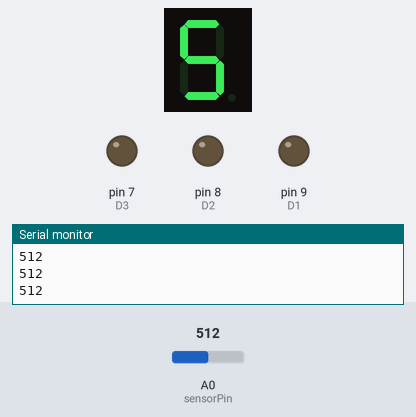
This sketch was run on a simulated Arduino Uno, built with avr-gcc and run on an emulated ATmega328P. Shown: 1-digit seven-segment display, output pins drawn as LEDs (lit = HIGH), the last lines printed to the serial monitor. Wiring (inferred from the names in the program): 1-digit 7-segment display, segments lit when LOW: segments pin 12, pin 10, pin 3, pin 4, pin 5, pin 11, pin 2. The test bench sets the inputs (shaded band); at power-on: A0 (sensorPin) = 512. The segment pins are drawn as the display they are named for; pins used as bus, display or sensor lines are not drawn.

Above: at 1.2 s.
1.3 s: A0 (sensorPin) set to 490
At 2.1 s:
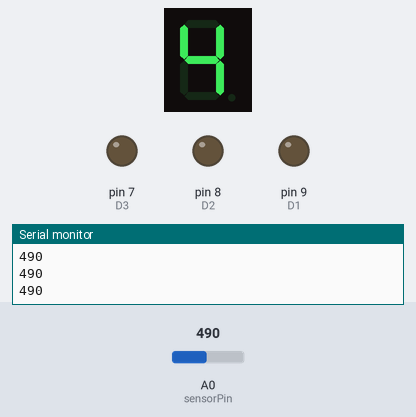
2.8 s: A0 (sensorPin) set to 306
At 3.4 s:
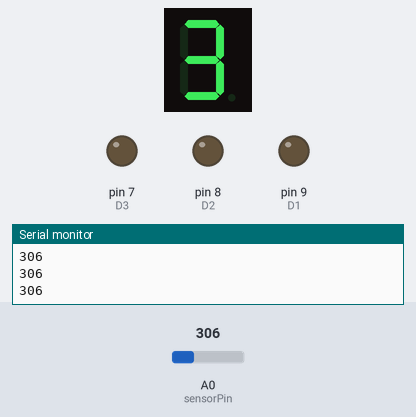
4.3 s: A0 (sensorPin) set to 290
At 4.7 s:
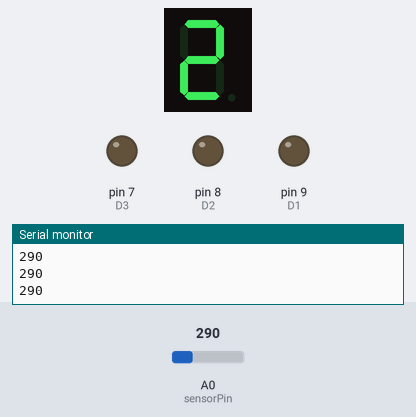
Timing chart, 0 to 7.3 s (numbered marks = the images above; inputs shaded):
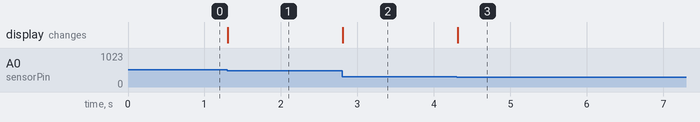

The sketch:

medidor_display_4dig_s4.ino
```cpp
#include <Arduino.h>
#include <SevSeg.h>

// Circuito básico con sensor de luz led y display de 4 digitos mostrando el valor.
// Solo se muestra el valor en 1 digito, el número 4


// Pin de sensor

int sensorPin = A0;
int sensorValue = 0;

// Pins para construir número

int pinA = 12;
int pinB = 10;
int pinC = 3;
int pinD = 4;
int pinE = 5;
int pinF = 11;
int pinG = 2;
//int pinDP = .3;

// Pins para encender número.

int D1 = 9;
int D2 = 8;
int D3 = 7;
int D4 = 6;

// SETUP
// Canales

void setup() {

  // Inicializa la comunicación serie para monitorear los datos
  Serial.begin(9600);

  //set all segments & digits as outputs

  pinMode(pinA, OUTPUT);
  pinMode(pinB, OUTPUT);
  pinMode(pinC, OUTPUT);
  pinMode(pinD, OUTPUT);
  pinMode(pinE, OUTPUT);
  pinMode(pinF, OUTPUT);
  pinMode(pinG, OUTPUT);
  //pinMode(pinDP, OUTPUT);

  pinMode(D1, OUTPUT);
  pinMode(D2, OUTPUT);
  pinMode(D3, OUTPUT);
  pinMode(D4, OUTPUT);

}


// FUNCIONES -----------------------------------------------------------------------------------------------------------

// NÚMEROS
void zero() { digitalWrite(pinA, LOW); digitalWrite(pinB, LOW); digitalWrite(pinC, LOW); digitalWrite(pinD, LOW); digitalWrite(pinE, LOW); digitalWrite(pinF, LOW); digitalWrite(pinG, HIGH); }
void one() { digitalWrite(pinA, HIGH); digitalWrite(pinB, LOW); digitalWrite(pinC, LOW); digitalWrite(pinD, HIGH); digitalWrite(pinE, HIGH); digitalWrite(pinF, HIGH); digitalWrite(pinG, HIGH); }
void two() { digitalWrite(pinA, LOW); digitalWrite(pinB, LOW); digitalWrite(pinC, HIGH); digitalWrite(pinD, LOW); digitalWrite(pinE, LOW); digitalWrite(pinF, HIGH); digitalWrite(pinG, LOW); }
void three() { digitalWrite(pinA, LOW); digitalWrite(pinB, LOW); digitalWrite(pinC, LOW); digitalWrite(pinD, LOW); digitalWrite(pinE, HIGH); digitalWrite(pinF, HIGH); digitalWrite(pinG, LOW); }
void four() { digitalWrite(pinA, HIGH); digitalWrite(pinB, LOW); digitalWrite(pinC, LOW); digitalWrite(pinD, HIGH); digitalWrite(pinE, HIGH); digitalWrite(pinF, LOW); digitalWrite(pinG, LOW); }
void five() { digitalWrite(pinA, LOW); digitalWrite(pinB, HIGH); digitalWrite(pinC, LOW); digitalWrite(pinD, LOW); digitalWrite(pinE, HIGH); digitalWrite(pinF, LOW); digitalWrite(pinG, LOW); }
void six() { digitalWrite(pinA, LOW); digitalWrite(pinB, HIGH); digitalWrite(pinC, LOW); digitalWrite(pinD, LOW); digitalWrite(pinE, LOW); digitalWrite(pinF, LOW); digitalWrite(pinG, LOW); }
void seven() { digitalWrite(pinA, LOW); digitalWrite(pinB, LOW); digitalWrite(pinC, LOW); digitalWrite(pinD, HIGH); digitalWrite(pinE, HIGH); digitalWrite(pinF, HIGH); digitalWrite(pinG, HIGH); }
void eight() { digitalWrite(pinA, LOW); digitalWrite(pinB, LOW); digitalWrite(pinC, LOW); digitalWrite(pinD, LOW); digitalWrite(pinE, LOW); digitalWrite(pinF, LOW); digitalWrite(pinG, LOW); }
void nine() { digitalWrite(pinA, LOW); digitalWrite(pinB, LOW); digitalWrite(pinC, LOW); digitalWrite(pinD, HIGH); digitalWrite(pinE, HIGH); digitalWrite(pinF, LOW); digitalWrite(pinG, LOW); }

// Apagado
void all_off() { digitalWrite(pinA, LOW); digitalWrite(pinB, LOW); digitalWrite(pinC, LOW); digitalWrite(pinD, LOW); digitalWrite(pinE, LOW); digitalWrite(pinF, LOW); digitalWrite(pinG, LOW); }

// Canales
void d4() { digitalWrite(D1, HIGH); digitalWrite(D2, HIGH); digitalWrite(D3, HIGH); digitalWrite(D4, HIGH); }
void d3() { digitalWrite(D1, LOW); digitalWrite(D2, HIGH); digitalWrite(D3, HIGH); digitalWrite(D4, HIGH); }
void d2() { digitalWrite(D1, LOW); digitalWrite(D2, LOW); digitalWrite(D3, HIGH); digitalWrite(D4, HIGH); }
void d1() { digitalWrite(D1, LOW); digitalWrite(D2, LOW); digitalWrite(D3, LOW); digitalWrite(D4, HIGH); }


int PUT = 0;

void loop() {

  // Lee el valor del sensor de luz (de 0 a 1023)
  sensorValue = analogRead(sensorPin);

  // Imprime el valor del sensor para monitoreo
  Serial.println(sensorValue);

  PUT = sensorValue;
  if (PUT <= 100) { d1(); zero(); delay(100); }
  else if (PUT <= 200) { d1(); one(); delay(100); }
  else if (PUT <= 300) { d1(); two(); delay(100); }
  else if (PUT <= 400) { d1(); three(); delay(100); }
  else if (PUT <= 500) { d1(); four(); delay(100); }
  else if (PUT <= 600) { d1(); five(); delay(100); }
  else if (PUT <= 700) { d1(); six(); delay(100); }
  else if (PUT <= 800) { d1(); seven(); delay(100); }
  else if (PUT <= 900) { d1(); eight(); delay(100); }
  else if (PUT <= 1023) { d1(); nine(); delay(100); }

}
```

Measured:
- after the input at 1.3 s, the display: changes at once (image 1)
- after the input at 2.8 s, the display: changes at once (image 2)
- after the input at 4.3 s, the display: changes at once (image 3)
